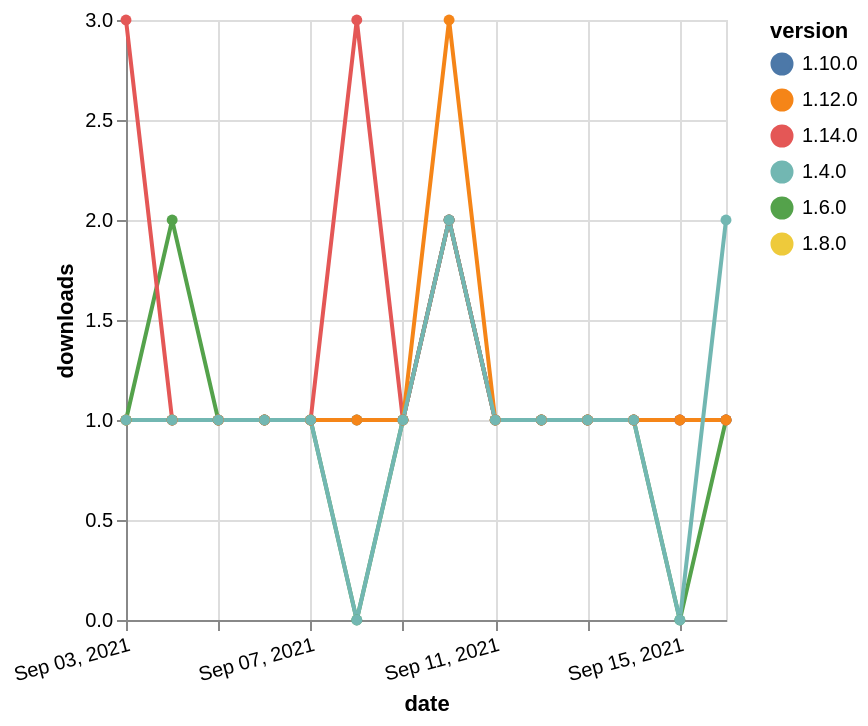

Here is the Vega-Lite specification saved for this chart:
### Vega-Lite specification from a JSON file in a GitHub repository (floating-point values rounded to 4 significant figures)
{"$schema": "https://vega.github.io/schema/vega-lite/v5.json", "description": "A simple bar chart with embedded data.", "data": {"values": [{"date": "2021-09-03", "total": 213, "delta": 1, "version": "1.6.0"}, {"date": "2021-09-04", "total": 215, "delta": 2, "version": "1.6.0"}, {"date": "2021-09-05", "total": 216, "delta": 1, "version": "1.6.0"}, {"date": "2021-09-06", "total": 217, "delta": 1, "version": "1.6.0"}, {"date": "2021-09-07", "total": 218, "delta": 1, "version": "1.6.0"}, {"date": "2021-09-08", "total": 218, "delta": 0, "version": "1.6.0"}, {"date": "2021-09-09", "total": 219, "delta": 1, "version": "1.6.0"}, {"date": "2021-09-10", "total": 221, "delta": 2, "version": "1.6.0"}, {"date": "2021-09-11", "total": 222, "delta": 1, "version": "1.6.0"}, {"date": "2021-09-12", "total": 223, "delta": 1, "version": "1.6.0"}, {"date": "2021-09-13", "total": 224, "delta": 1, "version": "1.6.0"}, {"date": "2021-09-14", "total": 225, "delta": 1, "version": "1.6.0"}, {"date": "2021-09-15", "total": 225, "delta": 0, "version": "1.6.0"}, {"date": "2021-09-16", "total": 226, "delta": 1, "version": "1.6.0"}, {"date": "2021-09-03", "total": 203, "delta": 1, "version": "1.8.0"}, {"date": "2021-09-04", "total": 204, "delta": 1, "version": "1.8.0"}, {"date": "2021-09-05", "total": 205, "delta": 1, "version": "1.8.0"}, {"date": "2021-09-06", "total": 206, "delta": 1, "version": "1.8.0"}, {"date": "2021-09-07", "total": 207, "delta": 1, "version": "1.8.0"}, {"date": "2021-09-08", "total": 208, "delta": 1, "version": "1.8.0"}, {"date": "2021-09-09", "total": 209, "delta": 1, "version": "1.8.0"}, {"date": "2021-09-10", "total": 211, "delta": 2, "version": "1.8.0"}, {"date": "2021-09-11", "total": 212, "delta": 1, "version": "1.8.0"}, {"date": "2021-09-12", "total": 213, "delta": 1, "version": "1.8.0"}, {"date": "2021-09-13", "total": 214, "delta": 1, "version": "1.8.0"}, {"date": "2021-09-14", "total": 215, "delta": 1, "version": "1.8.0"}, {"date": "2021-09-15", "total": 216, "delta": 1, "version": "1.8.0"}, {"date": "2021-09-16", "total": 217, "delta": 1, "version": "1.8.0"}, {"date": "2021-09-03", "total": 169, "delta": 1, "version": "1.10.0"}, {"date": "2021-09-04", "total": 170, "delta": 1, "version": "1.10.0"}, {"date": "2021-09-05", "total": 171, "delta": 1, "version": "1.10.0"}, {"date": "2021-09-06", "total": 172, "delta": 1, "version": "1.10.0"}, {"date": "2021-09-07", "total": 173, "delta": 1, "version": "1.10.0"}, {"date": "2021-09-08", "total": 174, "delta": 1, "version": "1.10.0"}, {"date": "2021-09-09", "total": 175, "delta": 1, "version": "1.10.0"}, {"date": "2021-09-10", "total": 177, "delta": 2, "version": "1.10.0"}, {"date": "2021-09-11", "total": 178, "delta": 1, "version": "1.10.0"}, {"date": "2021-09-12", "total": 179, "delta": 1, "version": "1.10.0"}, {"date": "2021-09-13", "total": 180, "delta": 1, "version": "1.10.0"}, {"date": "2021-09-14", "total": 181, "delta": 1, "version": "1.10.0"}, {"date": "2021-09-15", "total": 182, "delta": 1, "version": "1.10.0"}, {"date": "2021-09-16", "total": 183, "delta": 1, "version": "1.10.0"}, {"date": "2021-09-03", "total": 128, "delta": 3, "version": "1.14.0"}, {"date": "2021-09-04", "total": 129, "delta": 1, "version": "1.14.0"}, {"date": "2021-09-05", "total": 130, "delta": 1, "version": "1.14.0"}, {"date": "2021-09-06", "total": 131, "delta": 1, "version": "1.14.0"}, {"date": "2021-09-07", "total": 132, "delta": 1, "version": "1.14.0"}, {"date": "2021-09-08", "total": 135, "delta": 3, "version": "1.14.0"}, {"date": "2021-09-09", "total": 136, "delta": 1, "version": "1.14.0"}, {"date": "2021-09-10", "total": 138, "delta": 2, "version": "1.14.0"}, {"date": "2021-09-11", "total": 139, "delta": 1, "version": "1.14.0"}, {"date": "2021-09-12", "total": 140, "delta": 1, "version": "1.14.0"}, {"date": "2021-09-13", "total": 141, "delta": 1, "version": "1.14.0"}, {"date": "2021-09-14", "total": 142, "delta": 1, "version": "1.14.0"}, {"date": "2021-09-15", "total": 143, "delta": 1, "version": "1.14.0"}, {"date": "2021-09-16", "total": 144, "delta": 1, "version": "1.14.0"}, {"date": "2021-09-03", "total": 193, "delta": 1, "version": "1.12.0"}, {"date": "2021-09-04", "total": 194, "delta": 1, "version": "1.12.0"}, {"date": "2021-09-05", "total": 195, "delta": 1, "version": "1.12.0"}, {"date": "2021-09-06", "total": 196, "delta": 1, "version": "1.12.0"}, {"date": "2021-09-07", "total": 197, "delta": 1, "version": "1.12.0"}, {"date": "2021-09-08", "total": 198, "delta": 1, "version": "1.12.0"}, {"date": "2021-09-09", "total": 199, "delta": 1, "version": "1.12.0"}, {"date": "2021-09-10", "total": 202, "delta": 3, "version": "1.12.0"}, {"date": "2021-09-11", "total": 203, "delta": 1, "version": "1.12.0"}, {"date": "2021-09-12", "total": 204, "delta": 1, "version": "1.12.0"}, {"date": "2021-09-13", "total": 205, "delta": 1, "version": "1.12.0"}, {"date": "2021-09-14", "total": 206, "delta": 1, "version": "1.12.0"}, {"date": "2021-09-15", "total": 207, "delta": 1, "version": "1.12.0"}, {"date": "2021-09-16", "total": 208, "delta": 1, "version": "1.12.0"}, {"date": "2021-09-03", "total": 253, "delta": 1, "version": "1.4.0"}, {"date": "2021-09-04", "total": 254, "delta": 1, "version": "1.4.0"}, {"date": "2021-09-05", "total": 255, "delta": 1, "version": "1.4.0"}, {"date": "2021-09-06", "total": 256, "delta": 1, "version": "1.4.0"}, {"date": "2021-09-07", "total": 257, "delta": 1, "version": "1.4.0"}, {"date": "2021-09-08", "total": 257, "delta": 0, "version": "1.4.0"}, {"date": "2021-09-09", "total": 258, "delta": 1, "version": "1.4.0"}, {"date": "2021-09-10", "total": 260, "delta": 2, "version": "1.4.0"}, {"date": "2021-09-11", "total": 261, "delta": 1, "version": "1.4.0"}, {"date": "2021-09-12", "total": 262, "delta": 1, "version": "1.4.0"}, {"date": "2021-09-13", "total": 263, "delta": 1, "version": "1.4.0"}, {"date": "2021-09-14", "total": 264, "delta": 1, "version": "1.4.0"}, {"date": "2021-09-15", "total": 264, "delta": 0, "version": "1.4.0"}, {"date": "2021-09-16", "total": 266, "delta": 2, "version": "1.4.0"}]}, "width": "container", "mark": {"type": "line", "point": {"filled": true}}, "encoding": {"x": {"field": "date", "type": "temporal", "timeUnit": "yearmonthdate", "title": "date", "axis": {"labelAngle": -15}}, "y": {"field": "delta", "type": "quantitative", "title": "downloads"}, "color": {"field": "version", "type": "nominal"}, "tooltip": {"field": "delta"}}}
